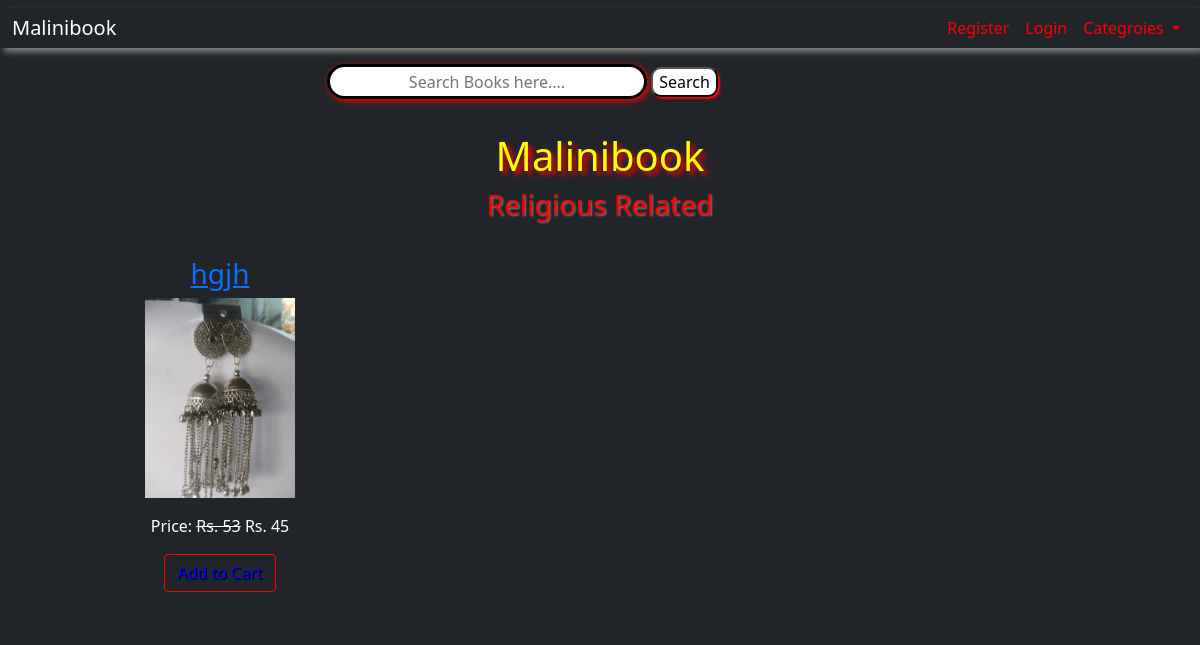
The app's page /religious/ with its own data.
### book/models.py (models this page shows, shortened)
class Category(models.Model):
    title = models.CharField(max_length=200)
    slug = models.SlugField(unique=True)

class Product(models.Model):
    title = models.CharField(max_length=200)
    slug = models.SlugField(unique=True)
    category = models.ForeignKey(Category, on_delete=models.CASCADE)
    image = models.ImageField(upload_to="product/")
    marked_price = models.PositiveIntegerField()
    selling_price = models.PositiveIntegerField()
    description = models.TextField()
    view_count = models.PositiveIntegerField(default=0)

### book/views.py (the view)
# urls.py: path('religious/', ReligiousView.as_view(), name='religious'),
class ReligiousView(TemplateView):
    template_name = 'religious.html'
    def get_context_data(self, **kwargs):
        context = super().get_context_data(**kwargs)
        context['allcategories'] = Category.objects.filter(pk=5)
        return context

### book/templates/religious.html (shortened to what this page needs)
{% extends 'base.html' %}
{% block content %}
        {% for cat in allcategories %}
    <h3 style="text-align:center; margin-top:3px; margin-bottom:10px; color:red; text-shadow:1px 1px 2px grey;">{{cat.title}}</h3>
<div class="container">
    <div class="row">
        {% for p in cat.product_set.all %}
        <div class="col-xs-6 col-sm-6 col-md-4 col-lg-4 card bg-dark">
            <div class="m-4">
                <h3 class="text-center" ><a href="{% url 'detail' p.slug %}">{{p.title}}</a></h3>
                <a href="{% url 'detail' p.slug %}"> <img src="{{p.image.url}}" alt="" class="img-fluid" style="height:200px; object-fit:contain; "></a>
                <p class="mt-3" style="color:white;">Price: <strike>Rs. {{p.marked_price}}</strike> Rs. {{p.selling_price}}</p>
              <a href="{% url 'cart' p.id  %}" class="btn" id="button" style="color:blue; text-shadow:1px 1px black; border-style:solid; border-color:red;">Add to Cart</a>
           </div>
        </div>
        {% endfor %}
    </div>
{% endfor %}
</div>
{% endblock %}

### book/static/css/main.css (style rules this page uses)
.card { text-align:center; }

### records on screen
Category: title "Religious Related"
Product: title "hgjh", image (picture), marked_price "53", selling_price "45"
